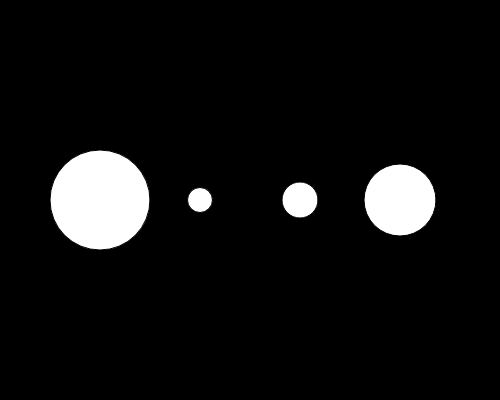
Frame 1 (no input)
Frame 60 (no input): identical to frame 1, image omitted
Frame 120 (the mouse pressed at the canvas centre since frame 60): identical to frame 1, image omitted

The p5.js sketch that drew this single still picture (run headless with seeded random() and noise() and a simulated clock; from frame 60 on, the mouse is pressed at the canvas centre):

// p5.js sketch
// ── sketch.js
var nums = [100, 25, 36, 72];
var colors = [5, 70, 0, 30];


function setup(){
	createCanvas(500, 400);
}

function draw() {
	background(0);

	for (var i = 0; i < 4; i++){
		ellipse(i * 100 + 100, 200, nums[i], nums[i]);

	}
	//
	// ellipse(100, 200, nums[0], nums[0]);
	// ellipse(200, 200, nums[1], nums[1]);
	// ellipse(300, 200, nums[2], nums[2]);
	// ellipse(400, 200, nums[3], nums[3]);
}
